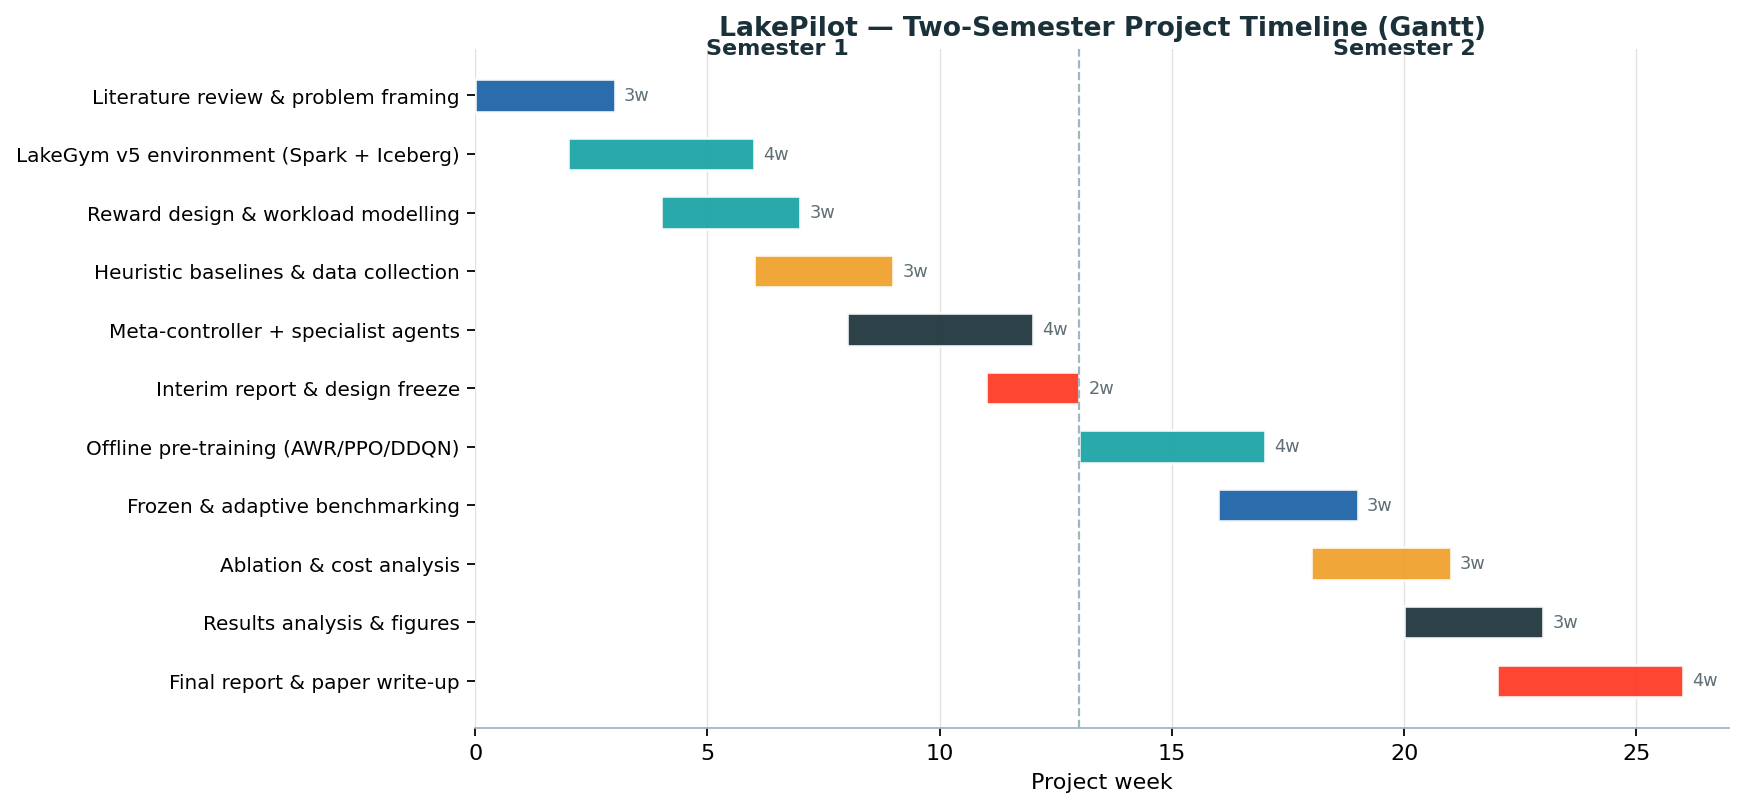

Here is the Python script that generated this plot:
"""Render the LakePilot two-semester project timeline as a Gantt chart."""
import matplotlib
matplotlib.use("Agg")
import matplotlib.pyplot as plt
from matplotlib.patches import Patch

NAVY, TEAL, RED, AMBER, BLUE = "#1B3139", "#17A2A2", "#FF3621", "#EF9F27", "#185FA5"

# (task, start_week, duration_weeks, colour, phase)
tasks = [
    ("Literature review & problem framing",      0,  3, BLUE,  "S1"),
    ("LakeGym v5 environment (Spark + Iceberg)",  2,  4, TEAL,  "S1"),
    ("Reward design & workload modelling",        4,  3, TEAL,  "S1"),
    ("Heuristic baselines & data collection",     6,  3, AMBER, "S1"),
    ("Meta-controller + specialist agents",       8,  4, NAVY,  "S1"),
    ("Interim report & design freeze",           11,  2, RED,   "S1"),
    ("Offline pre-training (AWR/PPO/DDQN)",       13,  4, TEAL,  "S2"),
    ("Frozen & adaptive benchmarking",           16,  3, BLUE,  "S2"),
    ("Ablation & cost analysis",                 18,  3, AMBER, "S2"),
    ("Results analysis & figures",               20,  3, NAVY,  "S2"),
    ("Final report & paper write-up",            22,  4, RED,   "S2"),
]

fig, ax = plt.subplots(figsize=(11, 5.2))
for i, (name, start, dur, color, _) in enumerate(tasks):
    y = len(tasks) - 1 - i
    ax.barh(y, dur, left=start, height=0.55, color=color, alpha=0.92,
            edgecolor="white", linewidth=1.2)
    ax.text(start + dur + 0.2, y, f"{dur}w", va="center", fontsize=8, color="#5F6F75")

ax.set_yticks(range(len(tasks)))
ax.set_yticklabels([t[0] for t in reversed(tasks)], fontsize=9)
ax.set_xlabel("Project week", fontsize=10)
ax.set_xlim(0, 27)
ax.axvline(13, color="#9FB8BF", linestyle="--", linewidth=1)
ax.text(6.5, len(tasks) - 0.3, "Semester 1", ha="center", fontsize=10, color=NAVY, weight="bold")
ax.text(20, len(tasks) - 0.3, "Semester 2", ha="center", fontsize=10, color=NAVY, weight="bold")
ax.grid(axis="x", color="#E3E1DA", linewidth=0.6)
ax.set_axisbelow(True)
for s in ["top", "right", "left"]:
    ax.spines[s].set_visible(False)
ax.spines["bottom"].set_color("#9FB8BF")
plt.title("LakePilot — Two-Semester Project Timeline (Gantt)", fontsize=12, color=NAVY, weight="bold")
plt.tight_layout()
plt.savefig("docs/diagrams/gantt.png", dpi=160, bbox_inches="tight", transparent=False, facecolor="white")
print("gantt.png written")
